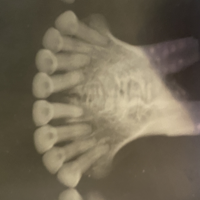
%> input picture DATASET/8.png, 200 x 200 px
$ octave detect_features_MinEigen.m   (GNU Octave 9; MATLAB toolbox functions it lacks are replaced by stand-ins)
%> lines starting %> are read from the running program, lines starting %| are printed output that depends on the picture
%% load Samples frames to detect each feature at the region of interest
% how to load a specific image in a folder
dataAMImg = imread('8.png');
%> dataAMImg is the input picture: size 200x200x3 uint8; mean R, G, B 114.8, 104.8, 85
dataPMImg = imread('16.png');
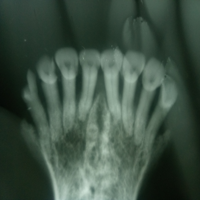
%> input picture DATASET/16.png, 200 x 200 px
%> dataPMImg is the input picture: size 200x200x3 uint8; mean R, G, B 62.6, 81.5, 68.7
figure
subplot(1,2,1)
imshow(dataAMImg);
title('Ante mortem X-ray photo')

%% convert the images to grey scale to show distinct features
% To convert the image to a gray scale in other to show all the hidden
% features
grayImg = rgb2gray(dataAMImg);
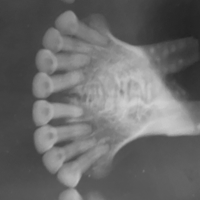
%> grayImg: size 200x200 uint8; min 34, max 209, mean 105.5
subplot(1,2,2)
imshow(grayImg)
title('Grayscale Ante mortem X-ray photo')


%% Use the Region of interest to find the features
features = detectMinEigenFeatures(grayImg);
%> features = 458 points; strongest (x, y): (49, 125), (76, 189), (56, 147), (43, 155), (47, 99)
figure
subplot(1,2,1)
imshow(grayImg)
hold on
plot(features)
title('All features Ante mortem X-ray photo')


%% Find specific features
specFeatures = selectStrongest(features,55);
%> specFeatures = 55 points; strongest (x, y): (49, 125), (76, 189), (56, 147), (43, 155), (47, 99)
subplot(1,2,2)
imshow(grayImg)
hold on
plot(specFeatures)
title('Specific features')
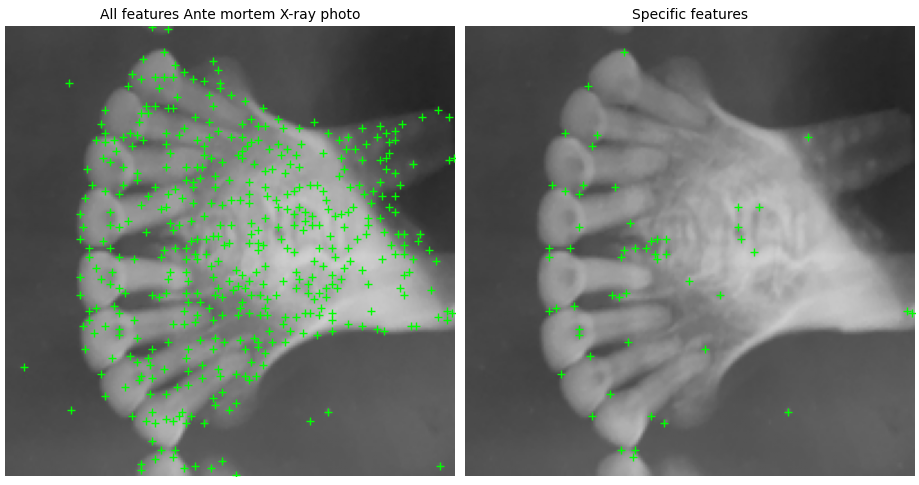
%> figure redrawn from the program's plot data, 2 panels
